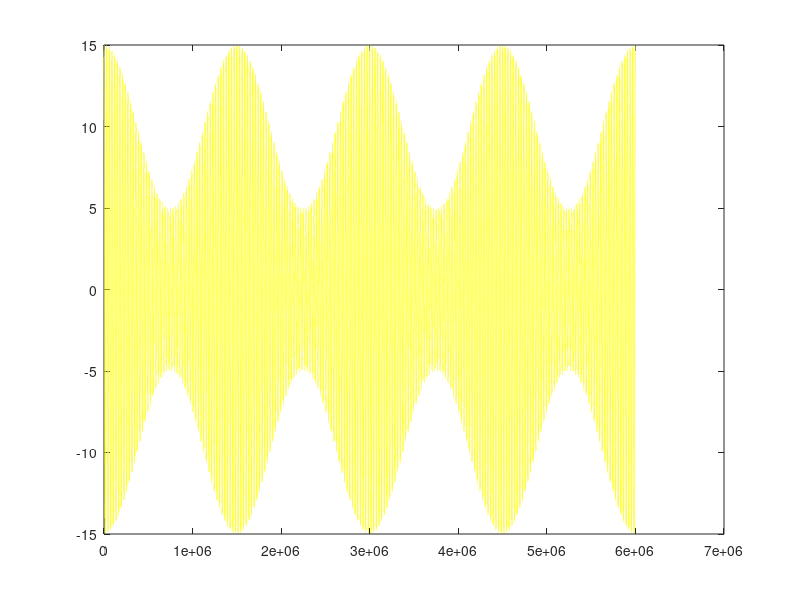

Reproduce this figure in MATLAB.
dt = 1/3000000;
Ac = 10;
Am = 1;
t = -1:dt:1;

Fc = 100;
Fm = 2;

wc = 2*pi*Fc;
wm = 2*pi*Fm;

c = Ac*cos(wc*t);

m = Am*cos(wm*t);

Ka = 0.5;

s = (1 + Ka*m).*c;

%sb = Ka*m.*c;

%usb = Ac*Ka*cos((wc-wm)*t);

%plot(usb,'g');
%hold on;
plot(m,'g','LineWidth',2);
hold on;
plot(s,'y');